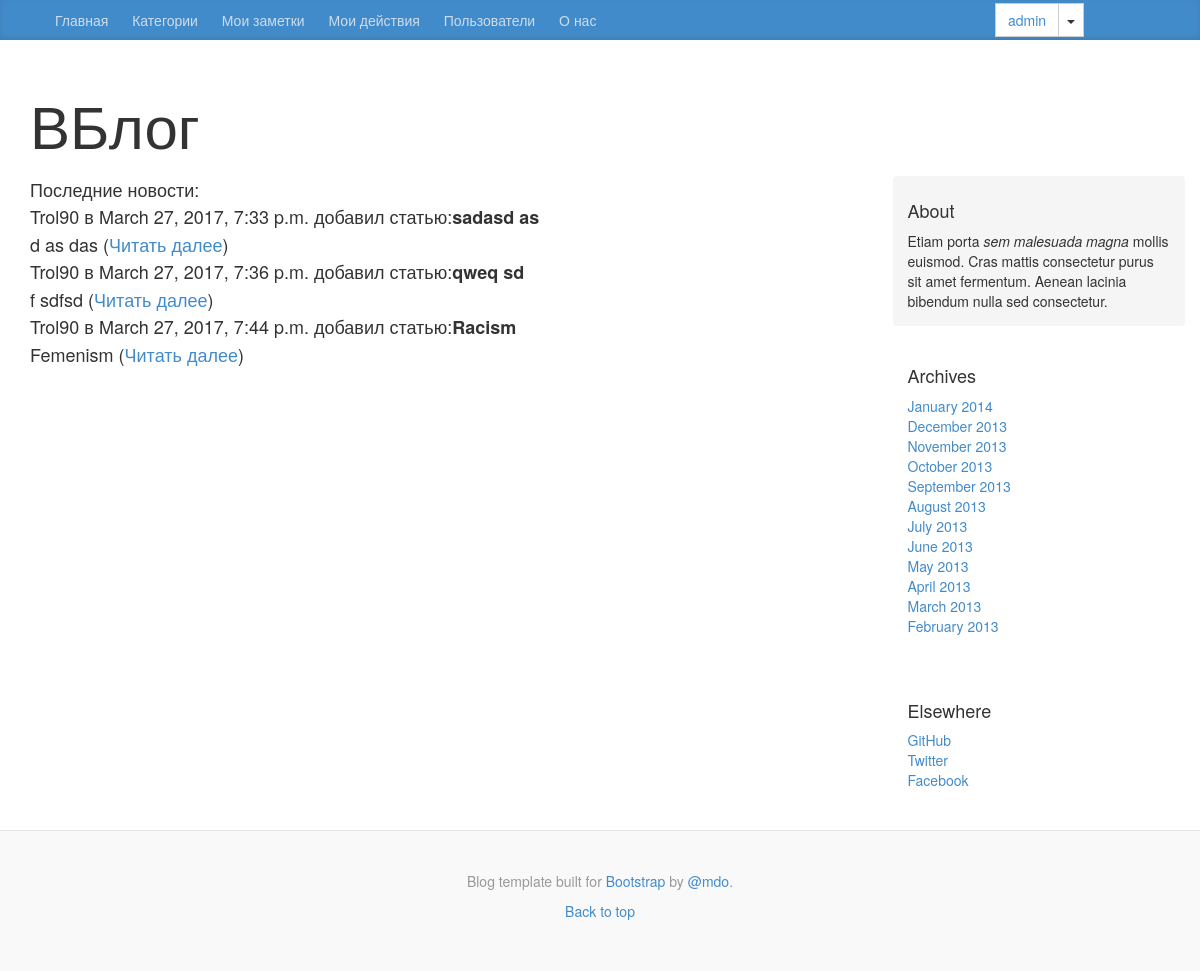
Page /blog/feed/ (signed in) on the committed database.
### blog/models.py (models this page shows, shortened)
class Page(models.Model):
    category = models.ForeignKey(Category)
    id = models.IntegerField(primary_key=True)
    title = models.CharField(max_length=128)
    author = models.CharField(max_length=128)
    date_print = models.DateTimeField(auto_now_add=True)
    content = models.CharField(max_length=5000,)
    views = models.IntegerField(default=0)
    likes = models.ManyToManyField(User, related_name='likes',default=0)
    dislikes = models.ManyToManyField(User, related_name='dislikes',default=0)
    favorite = models.ManyToManyField(User, related_name='favorite',default=0)

### blog/views.py (the view)
@login_required
def feed(request):
    userprofile = UserProfile.objects.get(id = request.user.id)
    news = userprofile.feed.all()
    context_dict = {'news':news,}
    return render(request,'blog/feed.html',context_dict)

### template/blog/feed.html (shortened to what this page needs)
{% extends 'blog/base.html' %}
{% load staticfiles %}
{% block body_block %}
    Последние новости:<br>
    {% for new in news %}
        {{ new.author }} в {{ new.date_print }} добавил статью:<strong>{{ new.title }}</strong>  <br>
        {{ new.content}} (<a href="{% url 'show_page' new.id %}">Читать далее</a>)<br>
    {% endfor %}
{% endblock %}

### template/blog/base.html (shortened to what this page needs)
<!DOCTYPE html>
{% load staticfiles %}
<html lang="en"><head><meta http-equiv="Content-Type" content="text/html; charset=UTF-8">
<link href="{% static 'css/blog.css'%}" rel="stylesheet">
<link href="{% static 'css/bootstrap.min.css' %}" rel="stylesheet">
<link href="{% static 'css/font-awesome.css'%}" rel="stylesheet">
<style id="holderjs-style" type="text/css"></style></head>
<body>
<div class="blog-masthead">
  <div class="container">
    <nav class="blog-nav col-sm-10">
      <a class="blog-nav-item" href="{% url 'blog' %}">Главная</a>
        {% if user.is_authenticated %}
            <a class="blog-nav-item" href="{% url 'categories_list' %}">Категории</a>
        {% endif %}
        {% if user.is_authenticated %}
                 <a class="blog-nav-item" href="{% url 'list_notes' %}">Мои заметки</a>
                 <a class="blog-nav-item" href="{% url 'action_list' %}">Мои действия</a>
                 <a class="blog-nav-item" href="{% url 'profiles_list' %}">Пользователи</a>
        {% endif %}
      <a class="blog-nav-item" href="{%  url 'about' %}">О нас</a>
    </nav>
    <nav id = "test" class="blog-nav col-sm-2 btn-group  ">
        {% if user.is_authenticated %}
          <div class="btn-group">
              <button type="button" class="btn btn-default"><a id = "profile" href="{% url 'profile' user.id %}">{{ user.username }}</a></button>
              <button type="button" data-toggle="dropdown" class="btn btn-default dropdown-toggle"><span class="caret"></span></button>
          </div>
        {% else %}
            <a class="blog-nav-item" href="{% url 'registration_register' %}">Зарегистрироваться</a>
            <a class="blog-nav-item" href="{% url 'auth_login' %}">Войти</a>
        {% endif %}
    </nav>
  </div>
</div>
<div class="container">
  <div class="blog-header">
    <h1 class="blog-title">ВБлог</h1>
  </div>
  <div class="row">
    <div class="col-sm-8 blog-main">
        {% block body_block %}
        {% endblock %}
    </div>
    <div class="col-sm-3 col-sm-offset-1 blog-sidebar">
      <div class="sidebar-module sidebar-module-inset">
        <h4>About</h4>
        <p>Etiam porta <em>sem malesuada magna</em> mollis euismod. Cras mattis consectetur purus sit amet fermentum. Aenean lacinia bibendum nulla sed consectetur.</p>
      </div>
      <div class="sidebar-module">
        <h4>Archives</h4>
        <ol class="list-unstyled">
          <li><a href="#">January 2014</a></li>
          <li><a href="#">December 2013</a></li>
          <li><a href="#">November 2013</a></li>
          <li><a href="#">October 2013</a></li>
          <li><a href="#">September 2013</a></li>
          <li><a href="#">August 2013</a></li>
          <li><a href="#">July 2013</a></li>
          <li><a href="#">June 2013</a></li>
          <li><a href="#">May 2013</a></li>
          <li><a href="#">April 2013</a></li>
          <li><a href="#">March 2013</a></li>
          <li><a href="#">February 2013</a></li>
        </ol>
      </div>
      <div class="sidebar-module">
        <h4>Elsewhere</h4>
        <ol class="list-unstyled">
          <li><a href="#">GitHub</a></li>
          <li><a href="#">Twitter</a></li>
          <li><a href="#">Facebook</a></li>
        </ol>
      </div>
    </div>
  </div>
</div>
<div class="blog-footer">
  <p>Blog template built for <a href="#">Bootstrap</a> by <a href="#">@mdo</a>.</p>
  <p>
    <a href="#">Back to top</a>
  </p>
</div>
</body>
</html>

### static/css/blog.css (style rules this page uses)
body { font-family: Georgia, "Times New Roman", Times, serif; color: #555; }
h1, .h1, h2, .h2, h3, .h3, h4, .h4, h5, .h5, h6, .h6 { margin-top: 0; font-family: "Helvetica Neue", Helvetica, Arial, sans-serif; font-weight: normal; color: #333; }
@media (min-width: 1200px) { .container { width: 970px; } }
.blog-masthead { background-color: #428bca; box-shadow: inset 0 -2px 5px rgba(0,0,0,.1); }
.blog-nav-item { position: relative; display: inline-block; padding: 10px; font-weight: 500; color: #cdddeb; }
.blog-header { padding-top: 20px; padding-bottom: 20px; }
.blog-title { margin-top: 30px; margin-bottom: 0; font-size: 60px; font-weight: normal; }
.blog-main { font-size: 18px; line-height: 1.5; }
.sidebar-module { padding: 15px; margin: 0 -15px 15px; }
.sidebar-module-inset { padding: 15px; background-color: #f5f5f5; border-radius: 4px; }
.sidebar-module-inset p:last-child, .sidebar-module-inset ul:last-child, .sidebar-module-inset ol:last-child { margin-bottom: 0; }
.blog-footer { padding: 40px 0; color: #999; text-align: center; background-color: #f9f9f9; border-top: 1px solid #e5e5e5; }
#test { margin-top: 3px; }
#profile { color: #428bca; }

### rows in the picture
Page: author "Trol90", date_print "March 27, 2017, 7:33 p.m.", title "sadasd as", content "d as das"
Page: author "Trol90", date_print "March 27, 2017, 7:36 p.m.", title "qweq sd", content "f sdfsd"
Page: author "Trol90", date_print "March 27, 2017, 7:44 p.m.", title "Racism", content "Femenism"

### other values in the picture
{{ user.username }} "admin"
